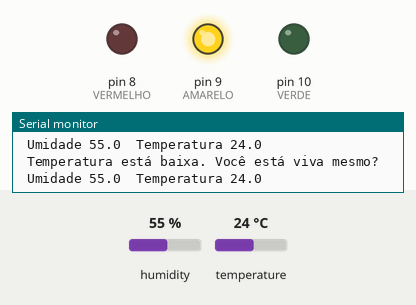
This sketch was run on a simulated Arduino Uno, built with avr-gcc and run on an emulated ATmega328P. On the bench: output pins drawn as LEDs (lit = HIGH), the last lines printed to the serial monitor. Dashed ring = blinking. The inputs (shaded band) are chosen by the test bench; at power-on: temperature 24 °C, humidity 55 %.

Above: at 1.2 s.
1.3 s: temperature set to 28 °C
2.8 s: temperature set to 31 °C
At 3.8 s:
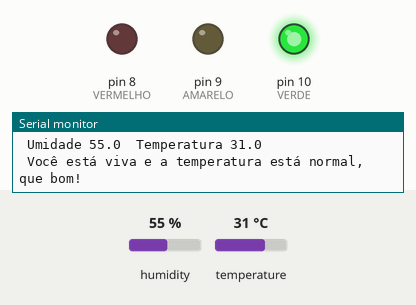
4.4 s: temperature set to 36 °C
5.9 s: temperature set to 39 °C
At 6.9 s:
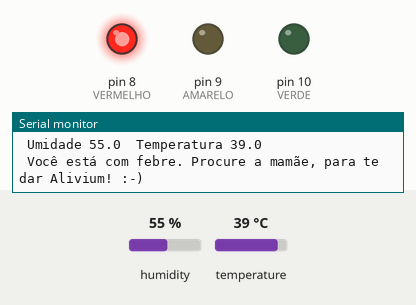
7.5 s: temperature set to 41 °C
9.0 s: temperature set to 44 °C
At 9.87 s:
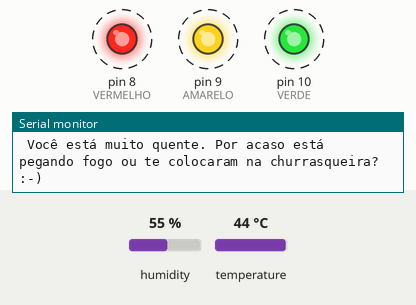
Timing chart, 0 to 13.0 s (numbered marks = the images above; inputs shaded):
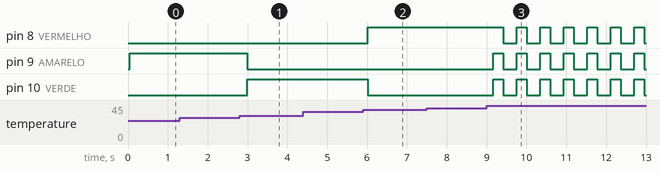

Measured:
- the behaviour switches between 29 and 30 °C on temperature (found by bisection; images 0 and 1)
- the behaviour switches between 37 and 38 °C on temperature (found by bisection; images 1 and 2)
- the behaviour switches between 42 and 43 °C on temperature (found by bisection; images 2 and 3)
- after the input at 2.8 s, pin 9 (AMARELO): HIGH → LOW after 0.19 s; pin 10 (VERDE): LOW → HIGH after 0.19 s
- after the input at 5.9 s, pin 8 (VERMELHO): LOW → HIGH after 0.12 s; pin 10 (VERDE): HIGH → LOW after 0.12 s
- after the input at 9.0 s, pin 8 (VERMELHO): alternates HIGH for 0.25 s and LOW for 0.34 s, starting after 0.41 s; pin 9 (AMARELO), pin 10 (VERDE): alternates HIGH for 0.25 s and LOW for 0.34 s, starting after 0.16 s

The sketch:

DHT11TempForKids.ino
```cpp
// Experimento 1 - Aula 4 - Sensor DHT11 (Temperatura e Umidade)

#include<dht.h>

dht DHT11;

#define DHT11_PIN A0

int VERMELHO = 8;
int AMARELO = 9;
int VERDE = 10;

void setup(){
  Serial.begin(9600);
  pinMode(8, OUTPUT);
  pinMode(9, OUTPUT);
  pinMode(10, OUTPUT);
  Serial.println("DHT11");
}


void loop(){
  int chk = DHT11.read11(DHT11_PIN);

  Serial.print(" Umidade ");

  Serial.print(DHT11.humidity, 1);

  Serial.print(" ");

  Serial.print(" Temperatura ");

  Serial.println(DHT11.temperature, 1);

  if (DHT11.temperature < 30){
    Serial.println(" Temperatura está baixa. Você está viva mesmo? ");
    digitalWrite(VERMELHO, LOW);
    digitalWrite(AMARELO, HIGH);
    digitalWrite(VERDE, LOW);
  }
  else if (DHT11.temperature >= 30 && DHT11.temperature < 37.8){
    Serial.println(" Você está viva e a temperatura está normal, que bom! ");
    digitalWrite(VERMELHO, LOW);
    digitalWrite(AMARELO, LOW);
    digitalWrite(VERDE, HIGH);
  }
  else if (DHT11.temperature >= 37.8 && DHT11.temperature < 42.5){
    Serial.println(" Você está com febre. Procure a mamãe, para te dar Alivium! :-) ");
    digitalWrite(VERMELHO, HIGH);
    digitalWrite(AMARELO, LOW);
    digitalWrite(VERDE, LOW);
  }
  else{
    Serial.println(" Você está muito quente. Por acaso está pegando fogo ou te colocaram na churrasqueira? :-) ");
    digitalWrite(VERMELHO, HIGH);
    digitalWrite(AMARELO, HIGH);
    digitalWrite(VERDE, HIGH);
    delay(250);
    digitalWrite(VERMELHO, LOW);
    digitalWrite(AMARELO, LOW);
    digitalWrite(VERDE, LOW);
  }
  delay(250);

}
```
